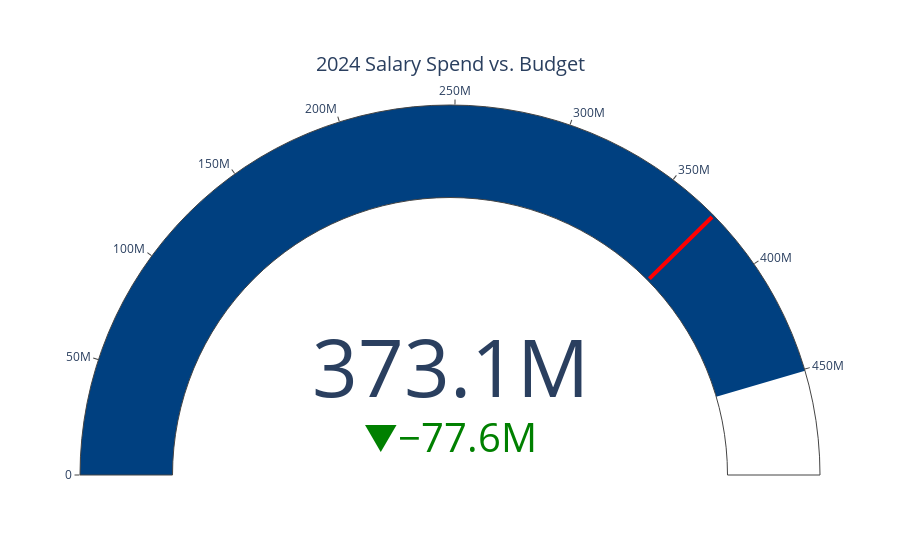

The notebook cell saved with this chart:
### Code cell
def plot_info(year, gauge):
    # Filter the data for the given year
    year_filter = gauge[gauge['CalYear'] == year]
    
    # Extract actual and expected values
    actual = year_filter['YTD_Total'].iloc[0]
    expected = year_filter['Salary_Total'].iloc[0]

    # Create the gauge plot
    steps = [
        {'range': [0, expected], 'color': '#004080'}  # Dark blue for expected salary
    ]
    
    # Add yellow step if actual exceeds expected
    if actual > expected:
        steps.append({'range': [expected, actual], 'color': 'yellow'})  # Yellow for actual salary
    
    fig = go.Figure(go.Indicator(
        mode="gauge+number+delta",
        value=actual,
        delta={
            'reference': expected,
            'increasing': {'color': "red"},
            'decreasing': {'color': "green"}
        },
        gauge={
            'axis': {'range': [0, expected * 1.1]},  
            'bar': {'color': 'rgba(0,0,0,0)'},
            'steps': steps,
            'threshold': {
                'line': {'color': "red", 'width': 4},  
                'thickness': .95,
                'value': actual  # Place the red line at the actual
            }
        },
        title={'text': f"{year} Salary Spend vs. Budget", 'font': {'size': 20}},
    ))

    fig.update_layout(
        title_font={'size': 20},  # Set font size for the overall layout title
    )

    # Show the figure
    fig.show()


# Example usage:
plot_info(2024, gauge)

### Figure 1 — Plotly figure (JSON) as saved in the notebook; plotly's stock layout.template omitted (floating-point values rounded to 4 significant figures)
{"data": [{"delta": {"decreasing": {"color": "green"}, "increasing": {"color": "red"}, "reference": 450700000.0}, "gauge": {"axis": {"range": [0, 495800000.0]}, "bar": {"color": "rgba(0,0,0,0)"}, "steps": [{"color": "#004080", "range": [0, 450700000.0]}], "threshold": {"line": {"color": "red", "width": 4}, "thickness": 0.95, "value": 373100000.0}}, "mode": "gauge+number+delta", "title": {"font": {"size": 20}, "text": "2024 Salary Spend vs. Budget"}, "type": "indicator", "value": 373100000.0}], "layout": {"title": {"font": {"size": 20}}}}
